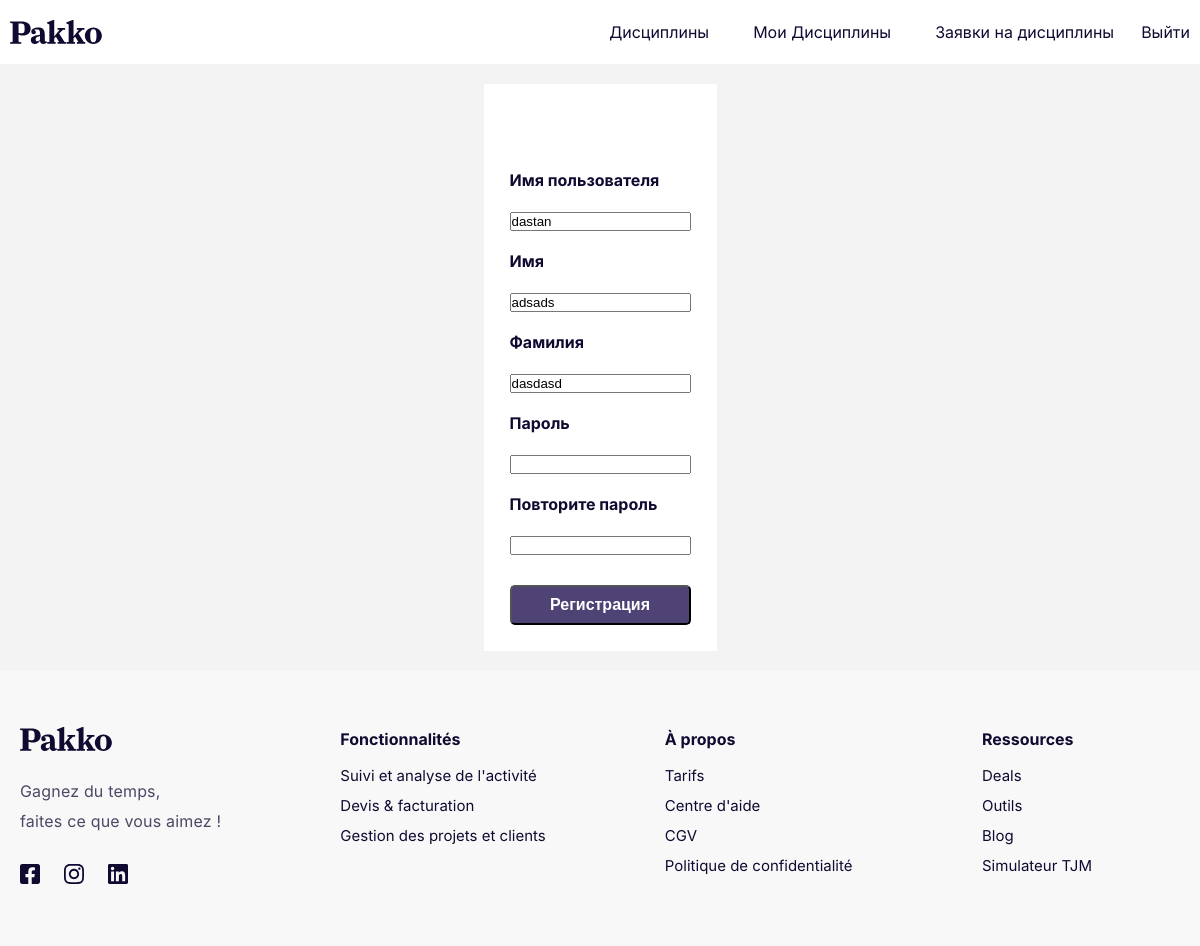
The page /user/edit/1 (signed in) on the database its author committed.
### server/models.py (models this page shows, shortened)
class User(AbstractUser):
    name = models.CharField(max_length=100)
    first_name = models.CharField(max_length=100)
    year = models.DateField(blank=True, null=True)
    is_student = models.BooleanField(default=True)
    is_teacher = models.BooleanField(default=False, blank=True)
    fakultet = models.ForeignKey('Fakultet', on_delete=models.CASCADE, blank=True, null=True)

### server/views.py (the view)
# urls.py: path('user/edit/<int:pk>', user_edit, name='user_edit'),
@login_required()
def user_edit(request, pk):
    user = get_object_or_404(User, pk=pk)
    if request.method == "POST":
        form = UserRegisterForm(request.POST, instance=user)
        if form.is_valid():
            form.save()
            return redirect('/')
    else:
        form = UserRegisterForm(instance=user)
    return render(request, 'register.html', {'form': form})

### server/forms.py
class UserRegisterForm(UserCreationForm):
    email = forms.EmailField
    year = forms.DateField
    class Meta:
        model = User
        fields = ['username', 'email', 'password1', 'password2', 'year', 'name', 'first_name', 'fakultet']
        widgets = {
            'username': forms.TextInput(attrs={'class': 'form-control'}),
            'name': forms.TextInput(attrs={'class': 'form-control'}),
            'first_name': forms.TextInput(attrs={'class': 'form-control'}),
            'fakultet': forms.Select(attrs={'class': 'form-control'}),
            'email': forms.EmailInput(attrs={'class': 'form-control'}),
            'password1': forms.PasswordInput(attrs={'class': 'form-control'}),
            'password2': forms.PasswordInput(attrs={'class': 'form-control'}),
        }

### server/templates/register.html (shortened to what this page needs)
{% extends 'base.html' %}
{% block content %}
<div class="details">
    <form action="" method="POST">
            <div class="details-fieldset">
                <br>
                <h4>Имя пользователя</h4>
                <br>
                <p>{{form.username}}</p>
                <br>
                <h4>Имя</h4>
                <br>
                <p>{{form.name}}</p>
                <br>
                <h4>Фамилия</h4>
                <br>
                <p>{{form.first_name}}</p>
                <br>
                <h4>Пароль</h4>
                <br>
                <p>{{form.password1}}</p>
                <br>
                <h4>Повторите пароль</h4>
                <br>
                <p>{{form.password2}}</p>
                <br>
            </div>
            <button class="details-action-btn" value="submit" class="btn btn-success">Регистрация</button>
    </form>
</div>
{% endblock %}

### static/univer/style.css (style rules this page uses)
* { margin: 0; padding: 0; -webkit-box-sizing: border-box; box-sizing: border-box; }
html { font-size: 10px; }
body { color: #100A30; font-size: 16px; font-family: 'Inter', sans-serif; background-color: #f3f3f3; display: flex; flex-direction: column; justify-content: space-between; min-height: 100vh; }
.details { padding: 2.6rem; background-color: #fff; margin: 2rem auto; display: -webkit-box; display: -ms-flexbox; display: flex; }
.details-action-btn { margin-top: 1rem; background-color: #4f4376; border-radius: 5px; color: #fff; font-size: 1.6rem; font-weight: 800; padding: 0.9rem 0; width: 100%; text-align: center; }
.details-fieldset { margin-top: 4rem; }

### rows shown on the page
User: username "dastan", name "adsads", first_name "dasdasd"
